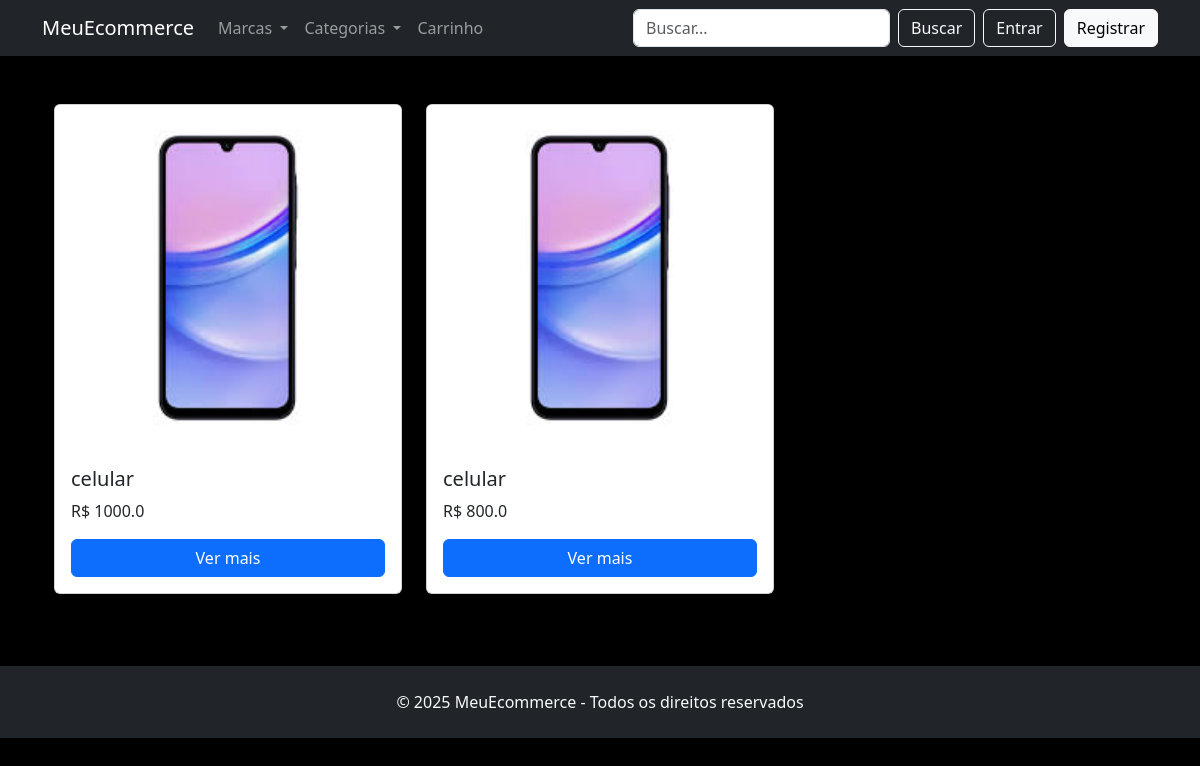
The app's page /, older data.
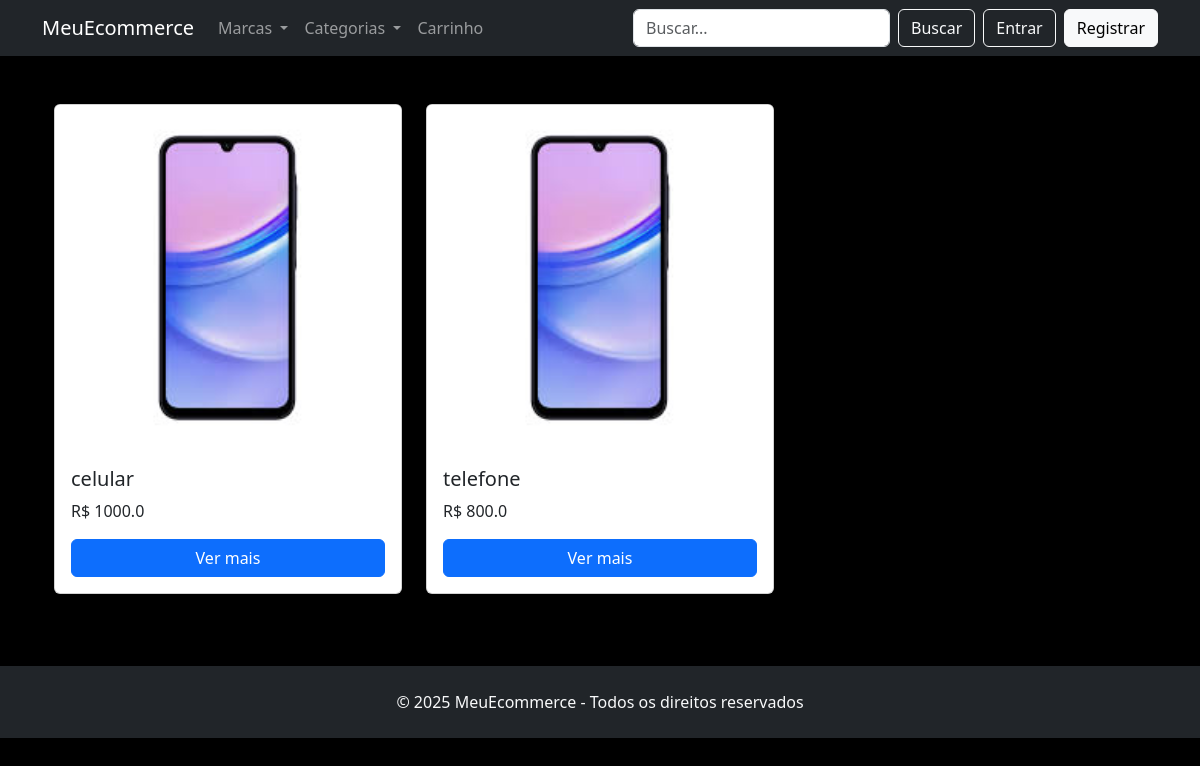
The same page, newer data.
### app_ecommerce/models.py (models this page shows, shortened)
class Products(models.Model):
    nome = models.CharField(max_length=150)
    marca = models.CharField(max_length=100)
    preco = models.FloatField()
    quantidade = models.IntegerField(default=0)
    categoria = models.CharField(max_length=100, default='')
    descricao = models.TextField(max_length=500)
    imagem = models.ImageField(upload_to='images')
    objects = ProductsManager()

### app_ecommerce/views.py (the view)
# urls.py: path('',index,name='index'),
def index(request):
    products = Products.objects.all()
    itens_por_pagina = 5
    paginador = Paginator(products, itens_por_pagina)
    pagina = request.GET.get('page')
    try:
        pag_obj = paginador.page(pagina)
    except PageNotAnInteger:
        pag_obj = paginador.page(1)
    except EmptyPage:
        pag_obj = paginador.page(paginador.num_pages)
    is_admin = request.user.groups.filter(name="administradores").exists()
    context = {'products': products, 'pag_obj': pag_obj, 'is_admin': is_admin}
    return render(request, "ecommerce/index.html",context)

### templates/ecommerce/index.html
{% extends 'base.html' %}
  {% block style %}
  {% load static %}
  <link rel="stylesheet" href="{% static 'ecommerce/Style.css' %}">
  {% endblock %}
{% block content %}
<div class="container mt-5">
  <div class="row">
    {% for i in products %}
    <div class="col-md-4 mb-4">
      <div class="card h-100">
        <img src="{{ i.imagem.url }}" class="card-img-top" alt="{{ i.nome }}">
        <div class="card-body d-flex flex-column">
          <h5 class="card-title">{{ i.nome }}</h5>
          <p class="card-text">R$ {{ i.preco }}</p>
          <a href="{% url 'product' i.id %}" class="btn btn-primary mt-auto">Ver mais</a>
        </div>
      </div>
    </div>
    {% endfor %}
  </div>
</div>
{% endblock %}

Row changes from the older to the newer data that the page shows:
changed Products: nome "celular" → "telefone"
